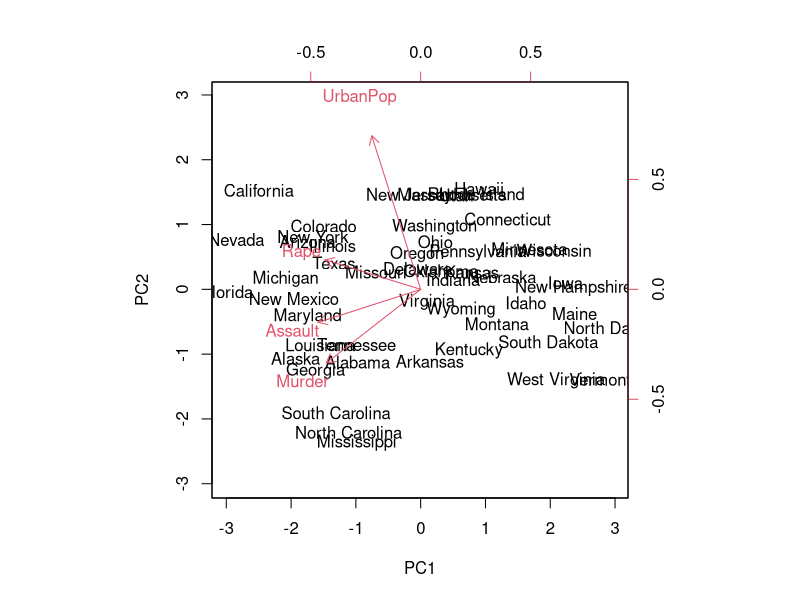
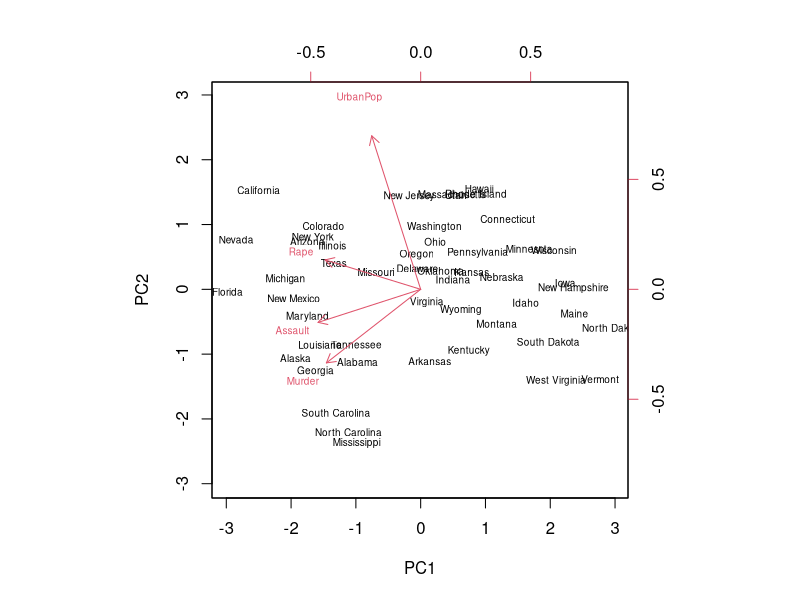
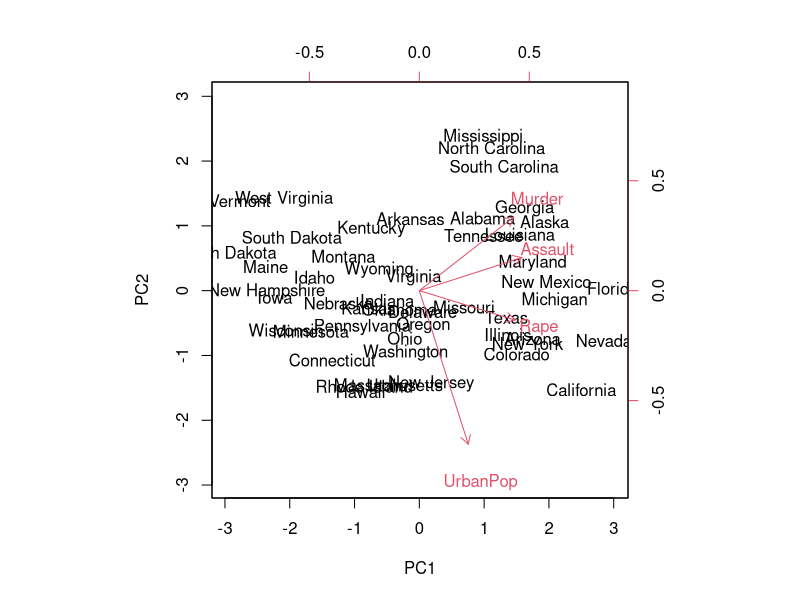
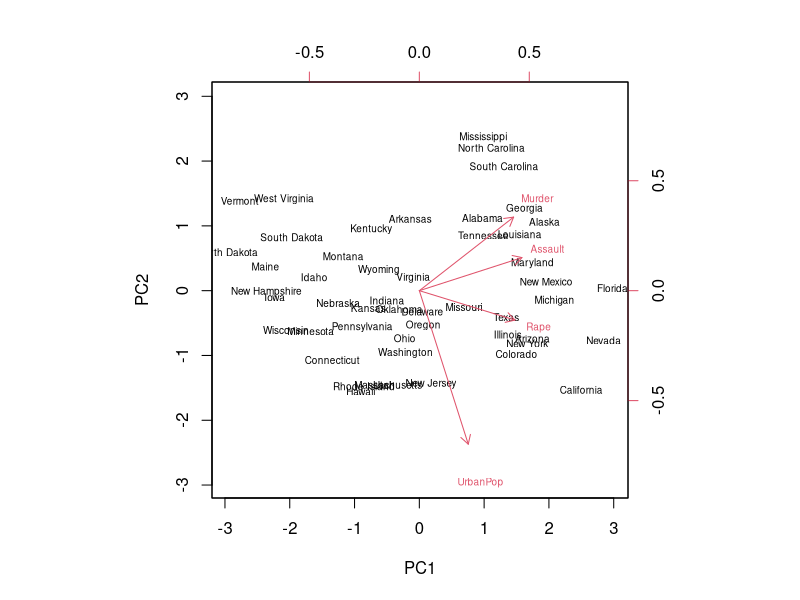
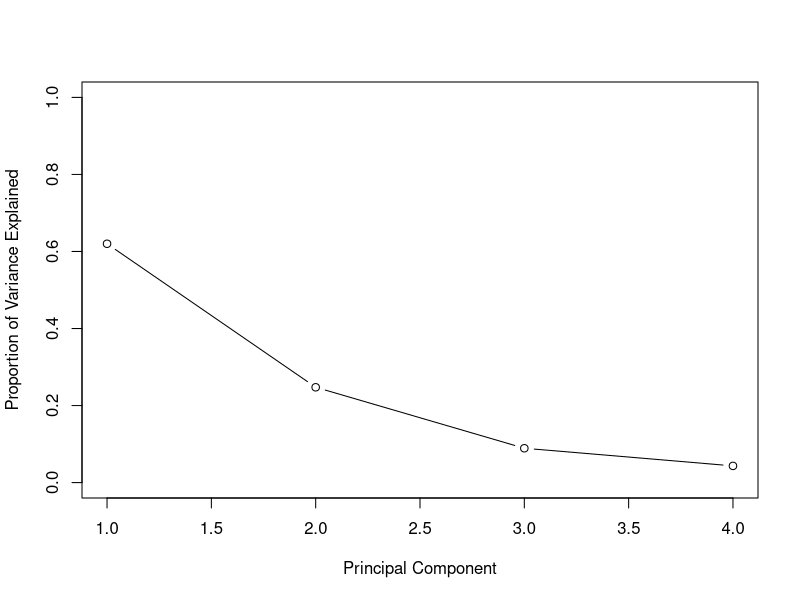
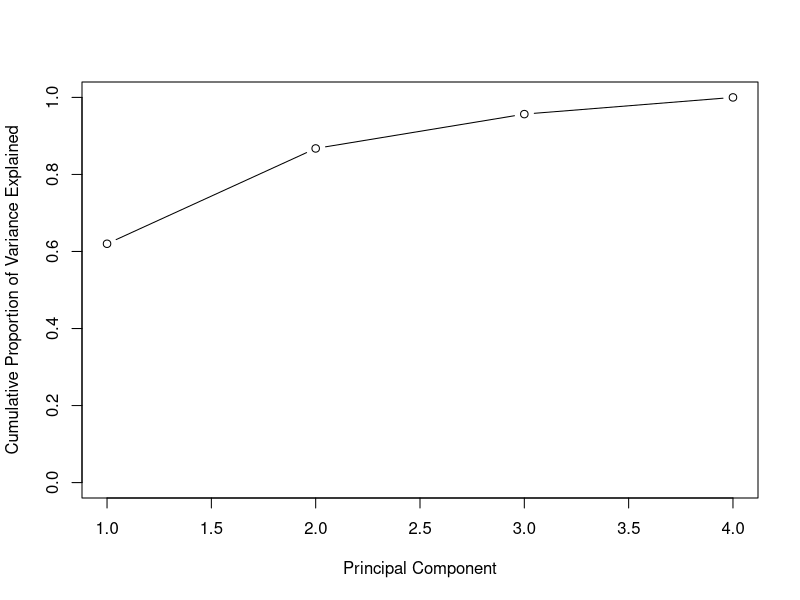
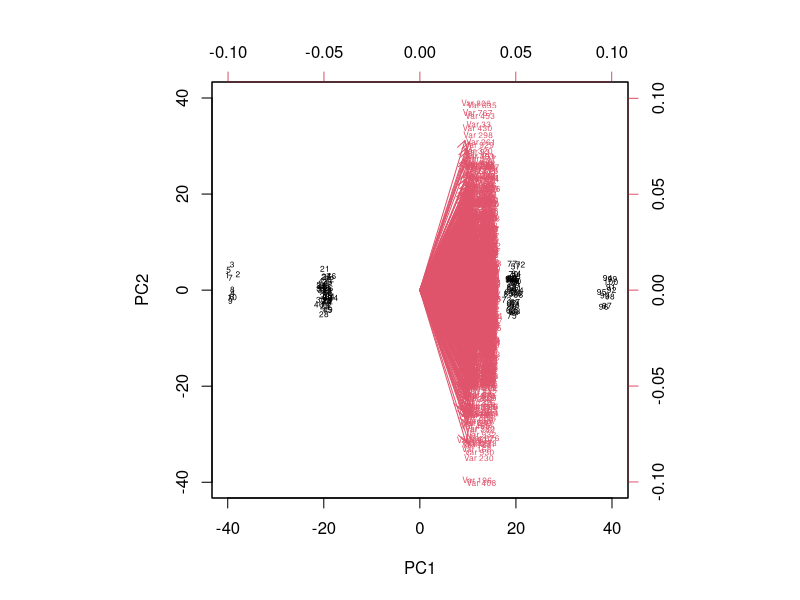
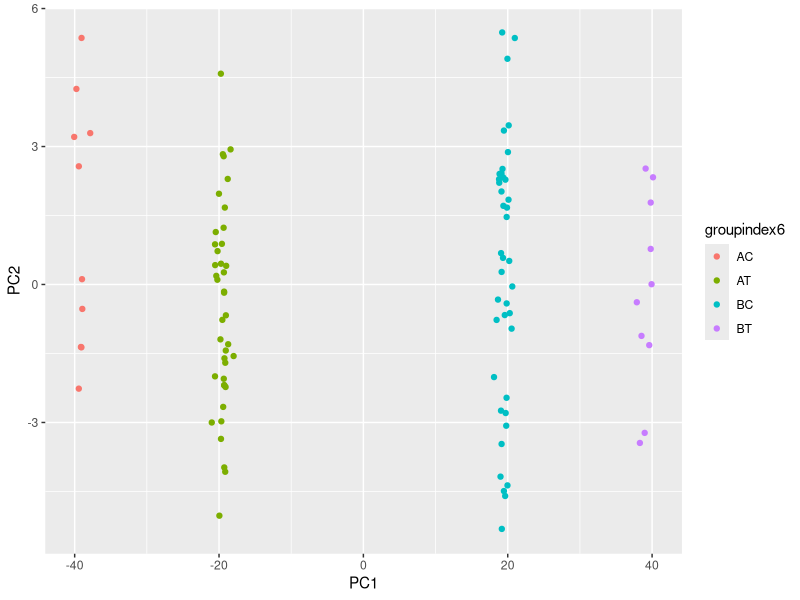

R code for these plots, in order:
## ---- chunk 1
states=row.names(USArrests)
states

names(USArrests)

dimnames(USArrests)

apply(USArrests, 2, mean)

apply(USArrests, 2, var)

pr.out=prcomp(USArrests, scale=TRUE)
pr.out
names(pr.out)

pr.out$center
pr.out$scale
pr.out$rotation

dim(pr.out$x)

biplot(pr.out, scale=0)
biplot(pr.out, scale=0, cex=0.6)

pr.out$rotation=-pr.out$rotation
pr.out$x=-pr.out$x
biplot(pr.out, scale=0)
biplot(pr.out, scale=0, cex=0.6)

pr.out$sdev

pr.var=pr.out$sdev^2
pr.var

pve=pr.var/sum(pr.var)
pve

plot(pve, xlab="Principal Component", ylab="Proportion of Variance Explained", ylim=c(0,1),type='b')
plot(cumsum(pve), xlab="Principal Component", ylab="Cumulative Proportion of Variance Explained", ylim=c(0,1),type='b')

a=c(1,2,8,-3)
cumsum(a)
## ---- chunk 2
set.seed(1)
AC = matrix(rnorm(10*1000,mean = 1),ncol = 1000)
AT = matrix(rnorm(40*1000,mean = 2),ncol = 1000)
BC = matrix(rnorm(40*1000,mean = 4),ncol = 1000)
BT = matrix(rnorm(10*1000,mean = 5),ncol = 1000)
dim(AC)
data6=rbind(AC,AT,BC,BT)
dim(data6)

groupindex6=c(rep("AC", 10), rep("AT", 40), rep("BC", 40), rep("BT", 10))
pca.out6 <- prcomp(data6, scale=TRUE)
summary(pca.out6)
biplot(pca.out6,scale = 0,cex=0.5)

names(pca.out6)
scorematrix6=as.data.frame(pca.out6$x)
dim(scorematrix6)

library(ggplot2)
ggplot(scorematrix6, aes(x=PC1, y=PC2, color=groupindex6)) + geom_point()

newAC= AC/1.5
newAT= AT/1.5
newBC= BC/4.5
newBT= BT/4.5

dim(newAC)
data6new=rbind(newAC,newAT,newBC,newBT)
dim(data6new)

pca.out6new <- prcomp(data6new, scale=TRUE)
summary(pca.out6new)
biplot(pca.out6new,scale = 0,cex=0.5)

names(pca.out6new)
scorematrix6new=as.data.frame(pca.out6new$x)
dim(scorematrix6new)
ggplot(scorematrix6new, aes(x=PC1, y=PC2, color=groupindex6)) + geom_point()

## ---- chunk 3
pr.out=prcomp(USArrests, scale=TRUE)
pr.out

pr.out$sdev

pr.var=pr.out$sdev^2
pr.var

pve=pr.var/sum(pr.var)
pve
## ---- chunk 4
pr.out=prcomp(USArrests, scale=TRUE)
pr.out

newUSArrests=scale(USArrests)
summary(USArrests)
summary(newUSArrests)

head(newUSArrests)
score=pr.out$rotation
score

newUSArrests.score=newUSArrests%*%score
head(newUSArrests.score)
  
e10.8up=apply(newUSArrests.score^2,2,sum)
e10.8low=sum(apply(newUSArrests^2,2,sum))
e10.8up/e10.8low

## ---- chunk 5
set.seed(1)
A = matrix(rnorm(1000,mean = 1),ncol = 50)
B = matrix(rnorm(1000,mean = 2),ncol = 50)
C = matrix(rnorm(1000,mean = 3),ncol = 50)
dim(C)
data10=rbind(A,B,C)
dim(data10)

## ---- chunk 6
groupindex=c(rep("A", 20), rep("B", 20), rep("C", 20))
pca.out <- prcomp(data10)
biplot(pca.out,scale = 0,cex=0.5)
names(pca.out)
scorematrix=as.data.frame(pca.out$x)
colnames(scorematrix)
library(ggplot2)
ggplot(scorematrix, aes(x=PC1, y=PC2, color=groupindex)) + geom_point()
